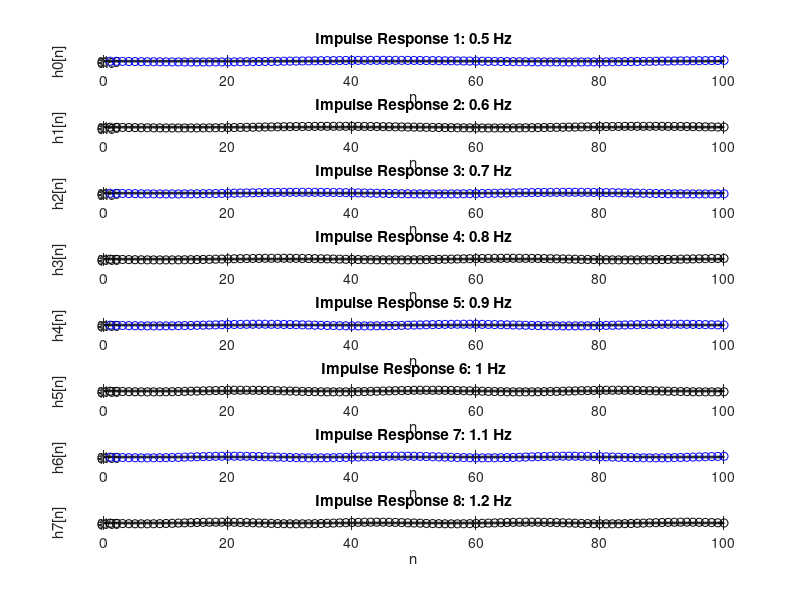

MATLAB code to generate this figure: (Note: this script raises an error after producing the figure.)
%% ECGR 4124 Project
% UNC Charlotte
% Spring 2020
% Dylan Languasco
% Jared Ne-Kindinga
% Rene Nicklich

%% Filters Ranging from 0.5-1.2 Hz with increments of 0.1 Hz

%Sinusoidal h[n] signals with varying frequencies. Divided by 30 to account
%for 30 frames per second property of the video.
n = 1:100;
h0 = sin(((.5*2*pi)/30)*n);
h1 = sin(((.6*2*pi)/30)*n);
h2 = sin(((.7*2*pi)/30)*n);
h3 = sin(((.8*2*pi)/30)*n);
h4 = sin(((.9*2*pi)/30)*n);
h5 = sin(((1*2*pi)/30)*n);
h6 = sin(((1.1*2*pi)/30)*n);
h7 = sin(((1.2*2*pi)/30)*n);

%Plotting h[n] Signals
figure

subplot(8,1,1),
stem(h0, 'b')
title('Impulse Response 1: 0.5 Hz')
xlabel('n')
ylabel('h0[n]')

subplot(8,1,2)
stem(h1, 'k')
title('Impulse Response 2: 0.6 Hz')
xlabel('n')
ylabel('h1[n]')

subplot(8,1,3)
stem(h2, 'b')
title('Impulse Response 3: 0.7 Hz')
xlabel('n')
ylabel('h2[n]')

subplot(8,1,4)
stem(h3, 'k')
title('Impulse Response 4: 0.8 Hz')
xlabel('n')
ylabel('h3[n]')

subplot(8,1,5)
stem(h4, 'b');
title('Impulse Response 5: 0.9 Hz');
xlabel('n')
ylabel('h4[n]')

subplot(8,1,6)
stem(h5, 'k');
title('Impulse Response 6: 1 Hz');
xlabel('n')
ylabel('h5[n]')

subplot(8,1,7),
stem(h6, 'b')
title('Impulse Response 7: 1.1 Hz')
xlabel('n')
ylabel('h6[n]')

subplot(8,1,8)
stem(h7, 'k')
title('Impulse Response 8: 1.2 Hz')
xlabel('n')
ylabel('h7[n]')


%% x[n]*h[-n] - Cross Correlation and plotting of results
%z= load('meanRedLevels');
redpixel = reshape((meanRedLevels),[1,311]); %reshaping vector so the convolution works correctly.

x = redpixel;

n =0:100;
y0 = conv(x,flip(h0),'valid');
y1 = conv(x,flip(h1),'valid');
y2 = conv(x,flip(h2),'valid');
y3 = conv(x,flip(h3),'valid');
y4 = conv(x,flip(h4),'valid');
y5 = conv(x,flip(h5),'valid');
y6 = conv(x,flip(h6),'valid');
y7 = conv(x,flip(h7),'valid');

figure

subplot(8,1,1),
stem(y0, 'b')
title('Convolution Signal 1: 0.5 Hz')
xlabel('n')
ylabel('y0[n]')
ylim([-inf, inf])

subplot(8,1,2)
stem(y1, 'k')
title('Convolution Signal 2: 0.6 Hz')
xlabel('n')
ylabel('y1[n]')
ylim([-inf, inf])

subplot(8,1,3)
stem(y2, 'b')
title('Convolution Signal 3: 0.7 Hz')
xlabel('n')
ylabel('y2[n]')
ylim([-inf, inf])

subplot(8,1,4)
stem(y3, 'k')
title('Convolution Signal 4: 0.8 Hz')
xlabel('n')
ylabel('y3[n]')
ylim([-inf, inf])

subplot(8,1,5)
stem(y4, 'b');
title('Convolution Signal 5: 0.9 Hz');
xlabel('n')
ylabel('y4[n]')
ylim([-inf, inf])

subplot(8,1,6)
stem(y5, 'k');
title('Convolution Signal 6: 1 Hz');
xlabel('n')
ylabel('y5[n]')
ylim([-inf, inf])

subplot(8,1,7),
stem(y6, 'b')
title('Convolution Signal 7: 1.1 Hz')
xlabel('n')
ylabel('y6[n]')
ylim([-inf, inf])

subplot(8,1,8)
stem(y7, 'k')
title('Convolution Signal 8: 1.2 Hz')
xlabel('k')
ylabel('y7[n]')
ylim([-inf, inf])


%% y5 Has most like signal at 1Hz, Finding more refined signal

n=1:100;

h0_new = sin(((0.9*2*pi)/30)*n);
h1_new = sin(((0.92*2*pi)/30)*n);
h2_new = sin(((0.94*2*pi)/30)*n);
h3_new = sin(((0.96*2*pi)/30)*n);
h4_new = sin(((0.98*2*pi)/30)*n);
h5_new = sin(((1*2*pi)/30)*n);
h6_new = sin(((0.97*2*pi)/30)*n); %Expected best fit given known hear rate


y0_new = conv(x,flip(h0_new),'valid');
y1_new = conv(x,flip(h1_new),'valid');
y2_new = conv(x,flip(h2_new),'valid');
y3_new = conv(x,flip(h3_new),'valid');
y4_new = conv(x,flip(h4_new),'valid');
y5_new = conv(x,flip(h5_new),'valid');
y6_new = conv(x,flip(h6_new),'valid');



figure

subplot(7,1,1),
stem(y0_new, 'b')
ylim([-inf, inf])
title('Convolution Signal 1: 0.9 Hz')
xlabel('n')
ylabel('y0new[n]')
ylim([-inf, inf])

subplot(7,1,2)
stem(y1_new, 'k')
ylim([-inf, inf])
title('Convolution Signal 2: 0.92 Hz')
xlabel('n')
ylabel('y1new[n]')
ylim([-inf, inf])

subplot(7,1,3)
stem(y2_new, 'b')
ylim([-inf, inf])
title('Convolution Signal 3: 0.94 Hz')
xlabel('n')
ylabel('y2new[n]')
ylim([-inf, inf])

subplot(7,1,4)
stem(y3_new, 'k')
ylim([-inf, inf])
title('Convolution Signal 4: 0.96 Hz')
xlabel('n')
ylabel('y3new[n]')
ylim([-inf, inf])

subplot(7,1,5)
stem(y4_new, 'b');
ylim([-inf, inf])
title('Convolution Signal 5: 0.98 Hz');
xlabel('n')
ylabel('y4new[n]')
ylim([-inf, inf])

subplot(7,1,6)
stem(y5_new, 'k');
ylim([-inf, inf])
title('Convolution Signal 6: 1 Hz');
xlabel('n')
ylabel('y5new[n]')
ylim([-inf, inf])

subplot(7,1,7)
stem(y6_new, 'k');
ylim([-inf, inf])
title('Convolution Signal 6: 0.97 Hz');
xlabel('n')
ylabel('y6new[n]')
ylim([-inf, inf])

%% Plotting 0.96Hz cross correlated signal vs input

figure

subplot(2,1,1)
stem(y3_new, 'b');
ylim([-inf, inf])
title('Convolution Signal 5: .96 Hz');
xlabel('n')
ylabel('y3new[n]')

subplot(2,1,2)
stem(x, 'r')
ylim([-inf, inf])
title('Original Signal')
xlim([0,250])
xlabel('Frame')
ylabel('redPixelVal')

%% Plotting 0.98Hz cross correlated signal vs input

figure

subplot(2,1,1)
stem(y4_new, 'b');
ylim([-inf, inf])
title('Convolution Signal 5: .98 Hz');
xlabel('n')
ylabel('y4[n]')

subplot(2,1,2)
stem(x, 'r')
ylim([-inf, inf])
title('Original Signal')
xlim([0,250])
xlabel('Frame')
ylabel('redPixelVal')

%% Plotting 1Hz cross correlated signal vs input

figure

subplot(2,1,1)
stem(y5_new, 'b');
ylim([-inf, inf])
title('Convolution Signal 5: 1 Hz');
xlabel('n')
ylabel('y4[n]')

subplot(2,1,2)
stem(x, 'r')
ylim([-inf, inf])
title('Original Signal')
xlim([0,250])
xlabel('Frame')
ylabel('redPixelVal')

%% Plotting 0.96Hz cross correlated signal vs input
% This turned out to be the best fit that the team could find, confirming
% their hypothesis.
figure

subplot(2,1,1)
stem(y6_new, 'b');
ylim([-inf, inf])
title('Convolution Signal 5: .97 Hz');
xlabel('n')
ylabel('y4[n]')

subplot(2,1,2)
stem(x, 'r')
ylim([-inf, inf])
title('Original Signal')
xlim([0,250])
xlabel('Frame')
ylabel('redPixelVal')

